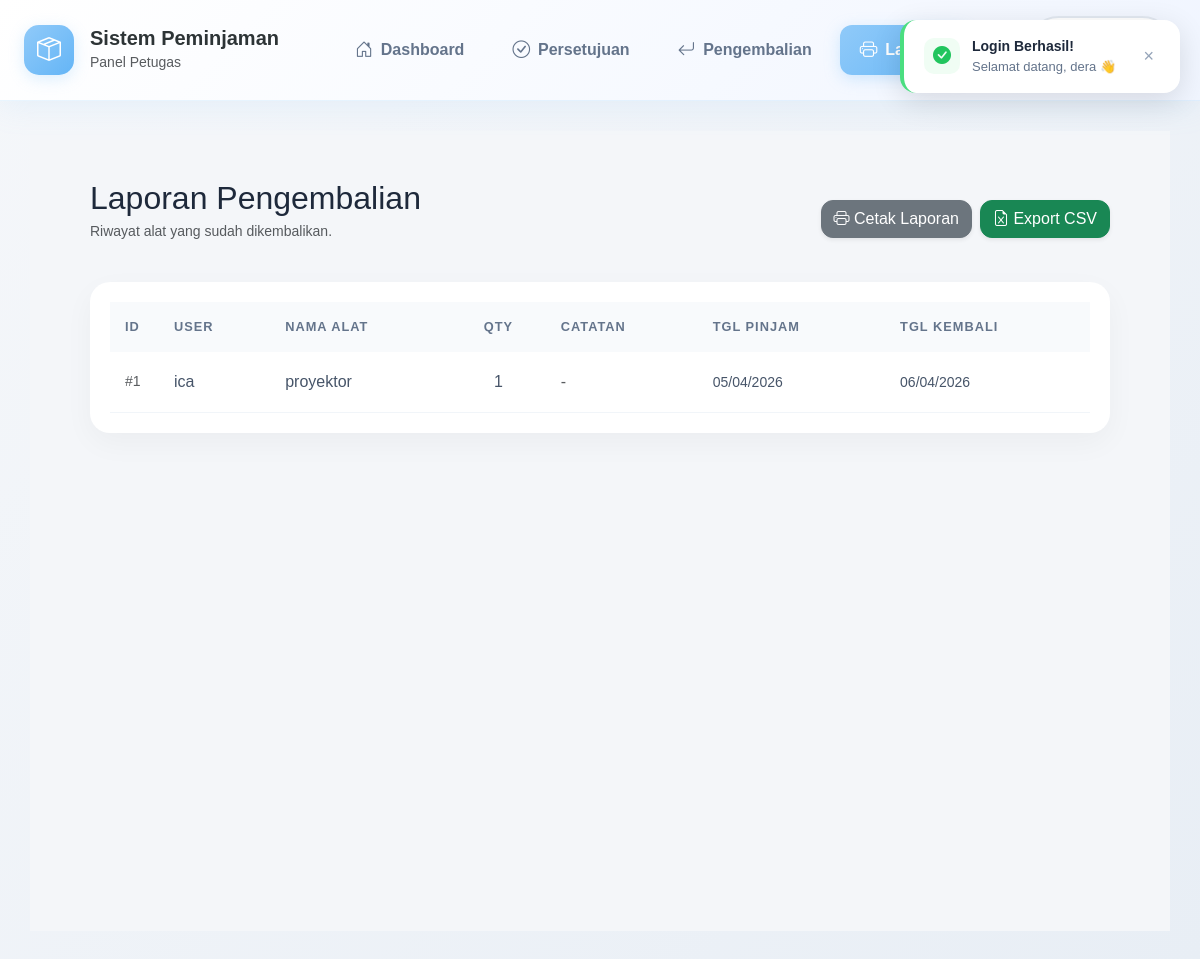
Page /index.php?page=laporan (signed in) on the committed database.
### tables this page shows
CREATE TABLE `tb_peminjaman` (
  `id_peminjaman` int(11) NOT NULL,
  `id_user` int(11) NOT NULL,
  `id_alat` int(11) NOT NULL,
  `tgl_pinjam` date NOT NULL,
  `tgl_kembali` date NOT NULL,
  `tgl_dikembalikan` date NOT NULL,
  `jumlah` int(11) NOT NULL,
  `catatan` text DEFAULT NULL,
  `status` enum('menunggu','disetujui','ditolak','kembali','dibatalkan') DEFAULT 'menunggu',
  `alasan_tolak` text DEFAULT NULL,
  `alasan_tolak_kembali` text DEFAULT NULL,
  `nama_peminjam` varchar(25) DEFAULT NULL,
  `kategori_peminjam` enum('siswa','guru','pegawai') DEFAULT NULL,
  `deleted_at` datetime DEFAULT NULL
);

CREATE TABLE `tb_user` (
  `id_user` int(11) NOT NULL,
  `nama` varchar(25) NOT NULL,
  `username` varchar(100) DEFAULT NULL,
  `email` varchar(30) NOT NULL,
  `password` varchar(50) NOT NULL,
  `role` enum('admin','petugas','peminjam') NOT NULL,
  `deleted_at` datetime DEFAULT NULL
);

CREATE TABLE `tb_alat` (
  `id_alat` int(11) NOT NULL,
  `id_kategori` int(11) NOT NULL,
  `nama_alat` varchar(25) NOT NULL,
  `stok` int(11) NOT NULL,
  `status` enum('tersedia','tidak tersedia') DEFAULT 'tersedia',
  `deleted_at` datetime DEFAULT NULL
);

### controller/baseController.php (called while the page is built, shortened)
<?php
class BaseController {
    public function __construct($pdo) {
        $this->db = $pdo;
    }
    protected function render($view, $data = []) {
        extract($data);
        $viewPath = (substr($view, -4) === '.php') ? $view : $view . '.php';
        require __DIR__ . '/../view/' . $viewPath;
    }
}

### controller/petugas/petugasController.php (called while the page is built, shortened)
<?php
require_once __DIR__ . '/../baseController.php';
class PetugasController extends BaseController {
    public function halamanLaporan() {
        $sql = "SELECT p.*, u.nama as nama_user, a.nama_alat
                FROM tb_peminjaman p
                JOIN tb_user u ON p.id_user = u.id_user
                JOIN tb_alat a ON p.id_alat = a.id_alat
                WHERE p.status = 'kembali'
                ORDER BY p.tgl_kembali DESC";
        $stmt = $this->db->prepare($sql);
        $stmt->execute();
        $laporan = $stmt->fetchAll(PDO::FETCH_ASSOC);
        $this->render('petugas/laporan', ['laporan' => $laporan]);
    }
}

### view/petugas/laporan.php (the view, shortened to what this page needs)
<div class="container-fluid p-4">
    <div class="d-flex justify-content-between align-items-center mb-4 d-print-none">
        <div>
            <h2 class="font-weight-bold mb-1" style="color: #1e293b;">Laporan Pengembalian</h2>
            <p class="text-muted small">Riwayat alat yang sudah dikembalikan.</p>
        </div>
        <div class="d-flex gap-2">
            <button type="button" class="btn btn-secondary shadow-sm" style="border-radius: 12px;" onclick="window.print()">
                <i class="bi bi-printer mr-1"></i> Cetak Laporan
            </button>
            <a class="btn btn-success shadow-sm" style="border-radius: 12px;"
               href="index.php?page=laporan&export=csv">
                <i class="bi bi-file-earmark-excel mr-1"></i> Export CSV
            </a>
        </div>
    </div>
    <div class="main-table-card shadow-sm">
        <div class="table-responsive">
            <table class="table table-aesthetic mb-0">
                <thead>
                    <tr>
                        <th width="5%">ID</th>
                        <th>User</th>
                        <th>Nama Alat</th>
                        <th class="text-center">Qty</th>
                        <th>Catatan</th>
                        <th>Tgl Pinjam</th>
                        <th>Tgl Kembali</th>
                    </tr>
                </thead>
                <tbody>
                    <?php if (!empty($laporan)): ?>
                        <?php foreach ($laporan as $row):
                        ?>
                        <tr>
                            <td class="small text-muted">#<?= $row['id_peminjaman'] ?></td>
                            <td>
                                <div class="font-weight-bold"><?= htmlspecialchars($row['nama_user']) ?></div>
                            </td>
                            <td><span class="badge-soft-secondary"><?= htmlspecialchars($row['nama_alat']) ?></span></td>
                            <td class="text-center font-weight-bold"><?= $row['jumlah'] ?></td>
                            <td>
                                <?php if (!empty($row['catatan'])): ?>
                                    <small class="text-muted"><?= htmlspecialchars($row['catatan']) ?></small>
                                <?php else: ?>
                                    <span class="text-muted">-</span>
                                <?php endif; ?>
                            </td>
                            <td><small><?= date('d/m/Y', strtotime($row['tgl_pinjam'])) ?></small></td>
                            <td><small><?= !empty($row['tgl_kembali']) ? date('d/m/Y', strtotime($row['tgl_kembali'])) : '-' ?></small></td>
                        </tr>
                        <?php endforeach; ?>
                    <?php endif; ?>
                </tbody>
            </table>
        </div>
    </div>
</div>

### assets/CSS/style.css (style rules this page uses)
:root { --primary: #90caf9; --primary-soft: #e3f2fd; --success: #81c784; --warning: #ffb74d; --danger: #e57373; --dark: #1e272e; --bg-light: #f8f9fc; --radius-custom: 20px; }
body { background-color: var(--bg-light); font-family: 'Nunito', sans-serif; color: #2d3436; }
.main-table-card { background: #ffffff !important; border-radius: 20px !important; border: none !important; box-shadow: 0 10px 30px rgba(0, 0, 0, 0.04) !important; padding: 20px; margin-top: 20px; }
.table-aesthetic thead th { background-color: #f8fafc !important; color: #64748b !important; font-size: 0.8rem; text-transform: uppercase; letter-spacing: 1px; padding: 15px !important; border: none !important; }
.table-aesthetic tbody td { padding: 18px 15px !important; vertical-align: middle !important; border-bottom: 1px solid #f1f5f9 !important; color: #475569; }
button, .btn, .nav-item { transition: all 0.3s ease; }

### rows in the picture
tb_peminjaman: id_peminjaman "1", id_user.nama "ica", id_alat.nama_alat "proyektor", jumlah "1", tgl_pinjam "05/04/2026", tgl_kembali "06/04/2026"

### other values in the picture
$_SESSION['role'] "Petugas"
$_SESSION['flash_login'] "dera"
